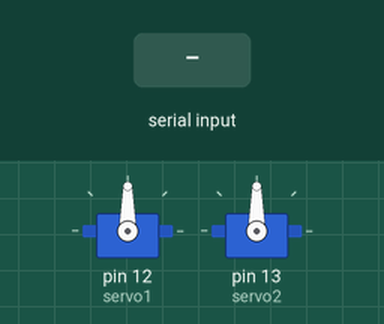
Simulated run of this sketch. Board: Arduino Uno, built with avr-gcc and run on an emulated ATmega328P. On the bench: 2 × servo. The inputs (shaded band) are chosen by the test bench.

Above: at 3.2 s.
3.3 s: "90,45Z" received over Serial
At 4.5 s:
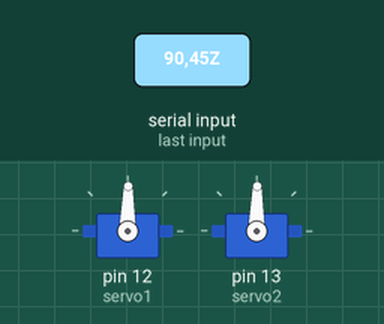
4.8 s: "30,150Z" received over Serial
At 5.9 s:
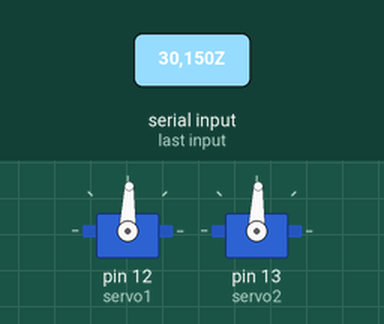
Timing chart, 0 to 7.8 s (numbered marks = the images above; inputs shaded):
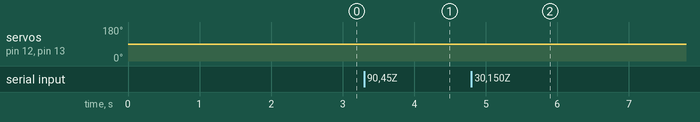

The sketch:

sketchUNO.ino
```cpp
#include<Servo.h>
String buffer;
//VarSpeedServo servo1,servo2;
Servo servo1,servo2;
String substr[6];
String xval,yval;
int count=0;
void controlServos();
String output ="X-135-Y-135-Z";
#define MAX_STRING_LEN  12
int servoVal1, servoVal2;
//These variables hold the x and y location for the middle of the detected object.
int midObjectY=0;
int midObjectX=0;
//Variables for keeping track of the current servo positions.
char servoTiltPosition = 90;
char servoPanPosition = 90;
//This is the acceptable 'error' for the center of the screen.
int error=10;
//The variables correspond to the middle of the screen, and will be compared to the midObject values
//int midScreenY = 500;//(height/2);        for JoyStick
//int midScreenX = 500;//(width/2);
int midScreenY = 240;//(height/2);          for CV
int midScreenX = 160;//(width/2);
//Step size for servos in degrees
int stepSize=1;
void setup() {
// put your setup code here, to run once:
buffer = "";
Serial.begin(9600);
servo1.attach(12);
servo2.attach(13);
//servo1.write(servoPanPosition);
delay(2000);
//servo2.write(servoTiltPosition);
}

void loop() {
// put your main code here, to run repeatedly:
//Serial.write(0x6a);
if(Serial.available()){
String s = Serial.readStringUntil('Z');
 xval = s.substring(2,6);
 yval = s.substring(9,14);
midObjectY=yval.toInt();
midObjectX=xval.toInt();
controlServos();
 Serial.flush();
  delay(3);
//.............................Arduino Servos mapping
 // Read the horizontal joystick value  (value between 0 and 1023)
//servoVal1 = map(servoVal1, 0, 1023, 10, 170);        // scale it to use it with the servo (result  between 0 and 180)
//if(servoVal1>150) servoVal1= 150;
//if(servoVal1<40)  servoVal1=40;
//servo1.write(servoVal1,10, false);                        // sets the servo position according to the scaled value
//
//// Read the horizontal joystick value  (value between 0 and 1023)
//
//servoVal2 = map(servoVal2, 0, 1023, 70, 170);     // scale it to use it with the servo (result between 70 and 180)
//if(servoVal2>150) servoVal2= 150;
//if(servoVal2<40)  servoVal2=40;
//servo2.write(servoVal2,10, false);                          // sets the servo position according to the scaled value
//
//delay(15);
//
//Serial.flush();
//
//float xvalue = (xvalueRec/5)-20; //Maping for width
//float yvalue = (yvalueRec/5)-20; //Maping for Height
//    //Serial.write(xvalue);
//    //Serial.write( " "+ yvalue);
////delay(50);
//if(xvalue>150) xvalue= 150;
//if(xvalue<40)  xvalue=40;
//servo1.write(xvalue+15,10, false);  // // move to xvalue degrees, use a speed of 10, do not wait until move is complete (wait if true)
//if(yvalue>150) yvalue= 150;
//if(yvalue<40)  yvalue=40;
//servo2.write(yvalue,10, false);
//Serial.flush();
//delay(5);
  }


}
// Function to return a substring defined by a delimiter at an index
void controlServos(){
   //Find out if the Y component of the object is below the middle of the screen.
    if(midObjectY < (midScreenY - error)){
      if(servoTiltPosition >= 60)servoTiltPosition -=stepSize; //If it is below the middle of the screen, update the tilt position variable to lower the tilt servo.
    }
    //Find out if the Y component of the object is above the middle of the screen.
    else if(midObjectY > (midScreenY + error)){
      if(servoTiltPosition <= 100)servoTiltPosition +=stepSize; //Update the tilt position variable to raise the tilt servo.
    }
    //Find out if the X component of the object is to the left of the middle of the screen.
    if(midObjectX < (midScreenX - error)){
      if(servoPanPosition >= 30)servoPanPosition -=stepSize; //Update the pan position variable to move the servo to the left.
    }
    //Find out if the X component of the object is to the right of the middle of the screen.
    else if(midObjectX > midScreenX + error){
      if(servoPanPosition <= 120)servoPanPosition +=stepSize; //Update the pan position variable to move the servo to the right.
    }
  servo1.write(servoPanPosition);
  delay(2);
  servo2.write(servoTiltPosition);
  delay(1000);
  }
```

Measured:
- after the input at 3.3 s, servo on pin 12 (servo1), servo on pin 13 (servo2): 90° → 89° at once
- after the input at 4.8 s, servo on pin 12 (servo1), servo on pin 13 (servo2): 89° → 88° at once
